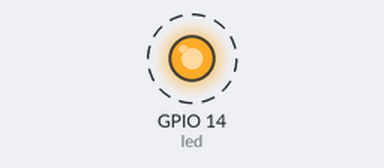
This program was run on a simulated Raspberry Pi (BCM pin numbers). Shown: output pins drawn as LEDs (lit = HIGH). Dashed ring = blinking. What the program prints to the terminal is not drawn.

Above: at 0.5 s.
Timing chart, 0 to 4.6 s (numbered marks = the images above):
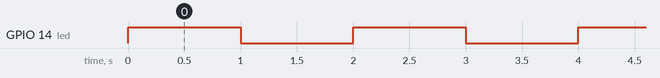

The program:

test.py
```python
from gpiozero import LED
#from gpiozero import LightSensor
from time import sleep

led = LED(14) # Here 18 is GPIO18 on board
#sensor=LightSensor(12)

while True:
    led.on()
    print("checking one LED")
    sleep(1)
    # print led.read()
    led.off()
    sleep(1)
```

Measured:
- by itself, GPIO 14 (led): alternates HIGH for 1.0 s and LOW for 1.0 s
